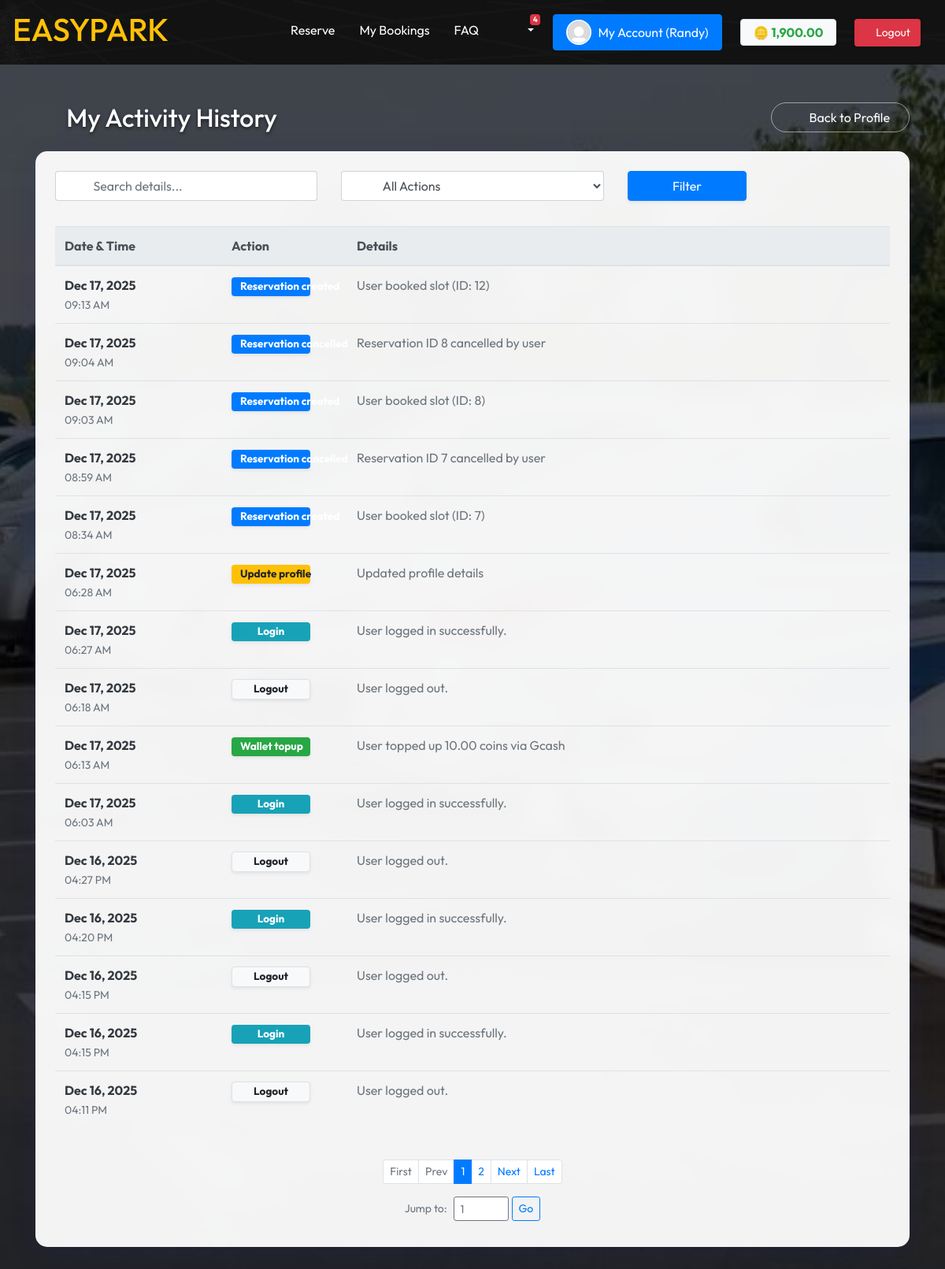
Page /activity_logs.php (signed in) on the committed database.
### tables this page shows
CREATE TABLE `users` (
  `user_id` int(11) NOT NULL,
  `first_name` varchar(50) NOT NULL,
  `middle_name` varchar(50) DEFAULT NULL,
  `last_name` varchar(50) NOT NULL,
  `email` varchar(100) NOT NULL,
  `password` varchar(255) NOT NULL,
  `phone` varchar(20) DEFAULT NULL,
  `user_type` enum('admin','staff','client') NOT NULL DEFAULT 'client',
  `security_word` varchar(255) NOT NULL,
  `created_at` timestamp NULL DEFAULT current_timestamp(),
  `updated_at` timestamp NULL DEFAULT NULL ON UPDATE current_timestamp(),
  `is_active` tinyint(1) NOT NULL DEFAULT 1,
  `image` varchar(255) DEFAULT 'default.jpg',
  `coins` decimal(10,2) NOT NULL DEFAULT 0.00
);

CREATE TABLE `activity_logs` (
  `log_id` int(11) NOT NULL,
  `user_id` int(11) DEFAULT NULL,
  `user_type` enum('admin','staff','client') NOT NULL,
  `action` varchar(50) NOT NULL,
  `details` text DEFAULT NULL,
  `ip_address` varchar(45) DEFAULT NULL,
  `created_at` timestamp NULL DEFAULT current_timestamp()
);

### includes/notifications.php (called while the page is built, shortened)
<?php
function countUnreadNotifications($pdo, $user_id)
{
    $stmt = $pdo->prepare("SELECT COUNT(*) FROM notifications WHERE user_id = ? AND is_read = 0");
    $stmt->execute([$user_id]);
    return (int) $stmt->fetchColumn();
}
?>

### activity_logs.php (the view, shortened to what this page needs)
<?php
require_once 'includes/db.php';
$user_id = $_SESSION['user_id'];
$search = trim($_GET['search'] ?? '');
$page = max(1, intval($_GET['page'] ?? 1));
$perPage = 15;
$offset = ($page - 1) * $perPage;
$where = ["l.user_id = :user_id"];
$params = [':user_id' => $user_id];
$whereClause = 'WHERE ' . implode(' AND ', $where);
$countStmt = $pdo->prepare("SELECT COUNT(*) FROM activity_logs l $whereClause");
$countStmt->execute($params);
$total = $countStmt->fetchColumn();
$totalPages = ceil($total / $perPage);
$sql = "SELECT l.*
        FROM activity_logs l
        $whereClause
        ORDER BY l.created_at DESC
        LIMIT :limit OFFSET :offset";
$stmt = $pdo->prepare($sql);
foreach ($params as $key => $val) {
    $stmt->bindValue($key, $val);
}
$stmt->bindValue(':limit', $perPage, PDO::PARAM_INT);
$stmt->bindValue(':offset', $offset, PDO::PARAM_INT);
$stmt->execute();
$logs = $stmt->fetchAll(PDO::FETCH_ASSOC);
?>
<!DOCTYPE html>
<html lang="en">
<head>
    <link rel="stylesheet" href="css/font-awesome.min.css">
    <link rel="stylesheet" href="css/bootstrap.min.css">
</head>
<body class="bg-car">
    <?php include 'includes/client_navbar.php'; ?>
    <div class="container py-5">
        <div class="d-flex justify-content-between align-items-center mb-4">
            <h2 class="text-white mb-0" style="text-shadow: 0 2px 4px rgba(0,0,0,0.6);">
                <i class="fa fa-history mr-2"></i> My Activity History
            </h2>
            <a href="profile.php" class="btn btn-back rounded-pill px-4">
                <i class="fa fa-arrow-left mr-2"></i> Back to Profile
            </a>
        </div>
        <div class="glass-card p-4">
            <form method="GET" class="mb-4">
                <div class="row">
                    <div class="col-md-4 mb-2">
                        <div class="input-group">
                            <div class="input-group-prepend">
                                <span class="input-group-text bg-white border-right-0"><i
                                        class="fa fa-search text-muted"></i></span>
                            </div>
                            <input type="text" name="search" class="form-control border-left-0"
                                placeholder="Search details..." value="<?= htmlspecialchars($search) ?>">
                        </div>
                    </div>
                    <div class="col-md-4 mb-2">
                         <div class="input-group">
                            <div class="input-group-prepend">
                                <span class="input-group-text bg-white border-right-0"><i class="fa fa-filter text-muted"></i></span>
                            </div>
                            <select name="action_filter" class="form-control border-left-0">
                                <option value="">All Actions</option>
                            </select>
                        </div>
                    </div>
                    <div class="col-md-2 mb-2">
                        <button type="submit" class="btn btn-primary btn-block shadow-sm">Filter</button>
                    </div>
                </div>
            </form>
            <div class="table-responsive">
                <table class="table table-hover align-middle">
                    <thead class="thead-light">
                        <tr>
                            <th width="20%">Date & Time</th>
                            <th width="15%">Action</th>
                            <th width="65%">Details</th>
                        </tr>
                    </thead>
                    <tbody>
                        <?php if (count($logs) > 0): ?>
                            <?php foreach ($logs as $log): ?>
                                <?php
                                $badgeClass = 'secondary';
                                $act = strtolower($log['action']);
                                if (strpos($act, 'login') !== false)
                                    $badgeClass = 'info';
                                elseif (strpos($act, 'logout') !== false)
                                    $badgeClass = 'light border';
                                elseif (strpos($act, 'reservation') !== false)
                                    $badgeClass = 'primary';
                                elseif (strpos($act, 'cancel') !== false || strpos($act, 'delete') !== false)
                                    $badgeClass = 'danger';
                                elseif (strpos($act, 'update') !== false || strpos($act, 'edit') !== false)
                                    $badgeClass = 'warning';
                                elseif (strpos($act, 'create') !== false || strpos($act, 'add') !== false || strpos($act, 'topup') !== false)
                                    $badgeClass = 'success';
                                ?>
                                <tr>
                                    <td>
                                        <div class="font-weight-bold text-dark">
                                            <?= date('M d, Y', strtotime($log['created_at'])) ?>
                                        </div>
                                        <small class="text-muted">
                                            <?= date('h:i A', strtotime($log['created_at'])) ?>
                                        </small>
                                    </td>
                                    <td>
                                        <span class="badge badge-<?= $badgeClass ?> badge-action shadow-sm">
                                            <?= ucfirst(str_replace('_', ' ', $log['action'])) ?>
                                        </span>
                                    </td>
                                    <td class="text-secondary">
                                        <?= htmlspecialchars($log['details']) ?>
                                    </td>
                                </tr>
                            <?php endforeach; ?>
                        <?php endif; ?>
                    </tbody>
                </table>
            </div>
            <?php if ($totalPages > 1): ?>
                <nav aria-label="Page navigation" class="mt-4 mb-2">
                    <ul class="pagination pagination-sm justify-content-center">
                        <?php
                        $q = $_GET;
                        function buildLink($p, $q)
                        {
                            $q['page'] = $p;
                            return '?' . http_build_query($q);
                        }
                        ?>
                        <li class="page-item <?= ($page <= 1) ? 'disabled' : '' ?>">
                            <a class="page-link" href="<?= buildLink(1, $q) ?>">First</a>
                        </li>
                        <li class="page-item <?= ($page <= 1) ? 'disabled' : '' ?>">
                            <a class="page-link" href="<?= buildLink($page - 1, $q) ?>">Prev</a>
                        </li>
                        <?php
                        $start = max(1, $page - 2);
                        $end = min($totalPages, $page + 2);
                        for ($i = $start; $i <= $end; $i++):
                            ?>
                            <li class="page-item <?= ($i == $page) ? 'active' : '' ?>">
                                <a class="page-link" href="<?= buildLink($i, $q) ?>"><?= $i ?></a>
                            </li>
                        <?php endfor; ?>
                        <li class="page-item <?= ($page >= $totalPages) ? 'disabled' : '' ?>">
                            <a class="page-link" href="<?= buildLink($page + 1, $q) ?>">Next</a>
                        </li>
                        <li class="page-item <?= ($page >= $totalPages) ? 'disabled' : '' ?>">
                            <a class="page-link" href="<?= buildLink($totalPages, $q) ?>">Last</a>
                        </li>
                    </ul>
                    <form action="" method="GET" class="form-inline justify-content-center mt-2">
                        <label class="mr-2 text-muted small">Jump to:</label>
                        <input type="number" name="page" min="1" max="<?= $totalPages ?>"
                            class="form-control form-control-sm border-secondary" style="width: 70px;"
                            placeholder="<?= $page ?>">
                        <button type="submit" class="btn btn-sm btn-outline-primary ml-1">Go</button>
                    </form>
                </nav>
            <?php endif; ?>
        </div>
    </div>
</body>
</html>

### includes/client_navbar.php (shortened to what this page needs)
<?php
require_once __DIR__ . '/db.php';
$current_page = basename($_SERVER['PHP_SELF']);
$profilePic = 'images/default.jpg';
if (isset($_SESSION['user_id'])) {
    $user_id = $_SESSION['user_id'];
}
?>
<nav id="navbar" class="navbar navbar-expand-lg bg-image-dark navbar-dark sticky-top w-100 px-3">
    <a id="opp" class="navbar-brand" href="index.php" data-toggle="tooltip" title="Back to Home"
        data-placement="bottom">
        <h1 class="custom-size 75rem">EASYPARK</h1>
    </a>
    <div class="collapse navbar-collapse justify-content-end" id="collapsibleNavbar">
        <ul id="opp" class="navbar-nav">
            <?php if (isset($_SESSION['user_id'])): ?>
                <li class="nav-item">
                    <a class="nav-link <?= ($current_page == 'reservations.php') ? 'active' : '' ?>" href="reservations.php"
                        data-toggle="tooltip" title="Book a parking slot" data-placement="bottom">Reserve</a>
                </li>
            <?php endif; ?>
            <?php if (isset($_SESSION['user_id'])): ?>
                <li class="nav-item">
                    <a class="nav-link <?= ($current_page == 'bookings.php') ? 'active' : '' ?>" href="bookings.php"
                        data-toggle="tooltip" title="View your reservation history" data-placement="bottom">My Bookings</a>
                </li>
            <?php endif; ?>
            <li class="nav-item">
                <a class="nav-link <?= ($current_page == 'faq.php') ? 'active' : '' ?>" href="faq.php"
                    data-toggle="tooltip" title="Frequently Asked Questions" data-placement="bottom">FAQ</a>
            </li>
            <?php if (isset($_SESSION['user_id'])): ?>
                <?php
                require_once __DIR__ . '/notifications.php';
                $unreadCount = 0;
                if (isset($pdo)) {
                    $unreadCount = countUnreadNotifications($pdo, $_SESSION['user_id']);
                }
                ?>
                <li class="nav-item dropdown mr-3">
                    <a class="nav-link dropdown-toggle position-relative" href="#" id="alertsDropdown" role="button"
                        data-toggle="dropdown" aria-haspopup="true" aria-expanded="false" title="Notifications">
                        <i class="fas fa-bell fa-fw" style="font-size: 1.2rem;"></i>
                        <?php if ($unreadCount > 0): ?>
                            <span class="badge badge-danger badge-counter position-absolute"
                                style="top: 0; right: 0; font-size: 0.6rem;"><?= $unreadCount > 9 ? '9+' : $unreadCount ?></span>
                        <?php endif; ?>
                    </a>
                </li>
                <li class="nav-item">
                    <a class="btn btn-primary d-flex align-items-center" href="profile.php" id="accountButton"
                        style="padding: 0.375rem 1rem;" data-toggle="tooltip" title="Manage your profile"
                        data-placement="bottom">
                        <img src="<?= htmlspecialchars($profilePic) ?>" alt="Profile"
                            style="width:32px;height:32px;object-fit:cover;border-radius:50%;border:2px solid #fff;margin-right:8px;">
                        My Account (<?= htmlspecialchars($_SESSION['username'] ?? 'User') ?>)
                    </a>
                </li>
                <?php
                $coins = 0.00;
                if (isset($_SESSION['user_id']) && isset($pdo)) {
                    $stmt = $pdo->prepare('SELECT coins FROM users WHERE user_id = ?');
                    $stmt->execute([$_SESSION['user_id']]);
                    $coins = $stmt->fetchColumn() ?: 0.00;
                }
                $coinColor = ($coins >= 0) ? '#28a745' : '#dc3545';
                ?>
                <li class="nav-item d-flex align-items-center ml-2">
                    <a href="wallet.php" class="badge badge-light px-3 py-2 border shadow-sm"
                        style="font-size: 1rem; color: #333; font-weight: 700; text-decoration: none;" data-toggle="tooltip"
                        title="View Wallet Balance" data-placement="bottom">
                        🪙 <span style="color: <?= $coinColor ?>;"><?= number_format($coins, 2) ?></span>
                    </a>
                </li>
                <li class="nav-item d-flex align-items-center ml-2">
                    <a href="logout.php" class="btn btn-danger btn-sm shadow-sm" style="padding: 0.375rem 0.75rem;"
                        data-toggle="tooltip" title="Sign Out securely" data-placement="bottom">
                        <i class="fas fa-sign-out-alt"></i> Logout
                    </a>
                </li>
            <?php endif; ?>
        </ul>
    </div>
</nav>

### activity_logs.php (style rules this page uses)
body { font-family: 'Outfit', sans-serif; }
.bg-car { background-image: url('images/bg-car.jpg'); background-size: cover; background-position: center; background-repeat: no-repeat; background-attachment: fixed; min-height: 100vh; }
.glass-card { background: rgba(255, 255, 255, 0.95); backdrop-filter: blur(10px); border-radius: 15px; border: 1px solid rgba(255, 255, 255, 0.2); box-shadow: 0 8px 32px 0 rgba(31, 38, 135, 0.15); }
.badge-action { font-size: 0.85rem; padding: 0.4em 0.8em; width: 100px; display: inline-block; text-align: center; }
.btn-back { background: transparent; color: #fff; border: 1px solid rgba(255,255,255,0.5); transition: all 0.3s; }

### includes/client_navbar.php (style rules this page uses)
#navbar { position: sticky; top: 0; z-index: 1030; background-color: rgba(0, 0, 0, 0.3); --nav-image-opacity: 1; }
#navbar::before { content: ""; position: absolute; top: 0; left: 0; width: 100%; height: 100%; z-index: -1; background-image: url('images/nav-bg.jpg'); background-size: cover; background-position: top center; background-repeat: no-repeat; opacity: var(--nav-image-opacity); transition: opacity 0.1s linear; pointer-events: none; }
.navbar-dark .navbar-brand, .navbar-dark .navbar-nav .nav-link { color: #fff; }
.navbar-nav .nav-item { margin-right: 15px; }
.custom-size { color: #ffc107; transition: text-shadow 0.3s ease-in-out, color 0.3s ease-in-out; }

### rows in the picture
users: coins "1,900.00"
activity_logs: created_at "Dec 17, 2025", created_at "09:13 AM", action "Reservation created", details "User booked slot (ID: 12)"
activity_logs: created_at "Dec 17, 2025", created_at "09:04 AM", action "Reservation cancelled", details "Reservation ID 8 cancelled by user"
activity_logs: created_at "Dec 17, 2025", created_at "09:03 AM", action "Reservation created", details "User booked slot (ID: 8)"
activity_logs: created_at "Dec 17, 2025", created_at "08:59 AM", action "Reservation cancelled", details "Reservation ID 7 cancelled by user"
activity_logs: created_at "Dec 17, 2025", created_at "08:34 AM", action "Reservation created", details "User booked slot (ID: 7)"
activity_logs: created_at "Dec 17, 2025", created_at "06:28 AM", action "Update profile", details "Updated profile details"
activity_logs: created_at "Dec 17, 2025", created_at "06:27 AM", action "Login", details "User logged in successfully."
activity_logs: created_at "Dec 17, 2025", created_at "06:18 AM", action "Logout", details "User logged out."
activity_logs: created_at "Dec 17, 2025", created_at "06:13 AM", action "Wallet topup", details "User topped up 10.00 coins via Gcash"
activity_logs: created_at "Dec 17, 2025", created_at "06:03 AM", action "Login", details "User logged in successfully."
activity_logs: created_at "Dec 16, 2025", created_at "04:27 PM", action "Logout", details "User logged out."
activity_logs: created_at "Dec 16, 2025", created_at "04:20 PM", action "Login", details "User logged in successfully."
activity_logs: created_at "Dec 16, 2025", created_at "04:15 PM", action "Logout", details "User logged out."
activity_logs: created_at "Dec 16, 2025", created_at "04:15 PM", action "Login", details "User logged in successfully."
activity_logs: created_at "Dec 16, 2025", created_at "04:11 PM", action "Logout", details "User logged out."

### other values in the picture
$unreadCount "4"
$_SESSION['username'] "Randy"
